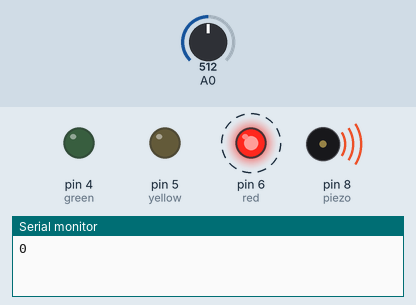
Bench run of a sketch on a simulated Arduino Uno, built with avr-gcc and run on an emulated ATmega328P. On the bench: output pins drawn as LEDs (lit = HIGH), buzzer (waves = sounding), the last lines printed to the serial monitor. Dashed ring = blinking. The test bench sets the inputs (shaded band); at power-on: A0 = 512.

Above: at 1.4 s.
3.9 s: A0 set to 419
7.5 s: A0 set to 382
At 9.8 s:
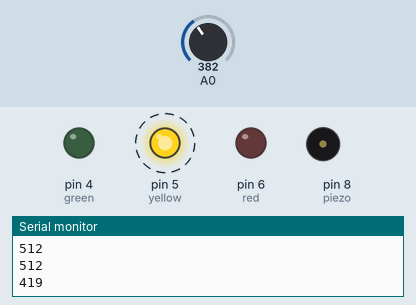
13.0 s: A0 set to 217
16.5 s: A0 set to 192
At 18.3 s:
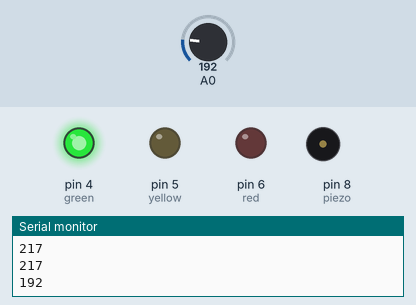
19.9 s: A0 set to 210
At 20.6 s:
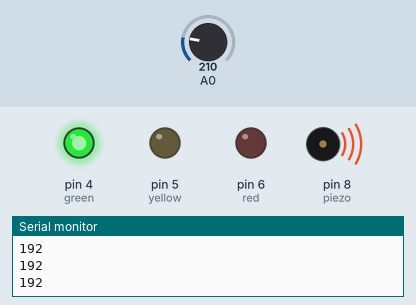
23.4 s: A0 set to 191
At 24.9 s:
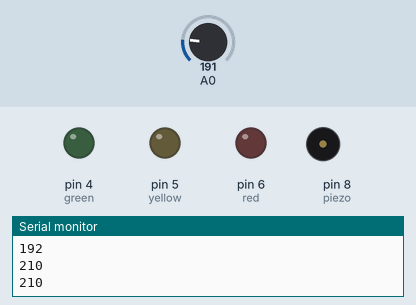
Timing chart, 0 to 26.5 s (numbered marks = the images above; inputs shaded):
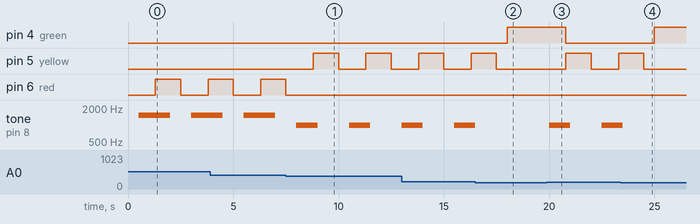

Measured:
- the behaviour switches between 401 and 400 on A0 (found by bisection; images 0 and 1)
- the behaviour switches between 201 and 200 on A0 (found by bisection; images 1 and 2)
- after the input at 7.5 s, pin 5 (yellow): alternates HIGH for 1.2 s and LOW for 1.3 s, starting after 1.3 s; pin 6 (red): goes on until 7.5 s, then stays LOW
- after the input at 16.5 s, pin 4 (green): LOW → HIGH after 1.5 s; pin 5 (yellow): goes on until 17.5 s, then stays LOW; tone on pin 8 (piezo): goes on until 16.5 s, then stays silent
- after the input at 19.9 s, pin 4 (green): HIGH → LOW after 0.90 s; pin 5 (yellow): LOW → HIGH after 0.90 s, → LOW 1.2 s later, → HIGH 1.3 s later; tone on pin 8 (piezo): silent → 1000 Hz after 0.10 s, → silent 1.0 s later, → 1000 Hz 1.5 s later
- after the input at 23.4 s, pin 4 (green): LOW → HIGH after 1.6 s; pin 5 (yellow): goes on until 24.5 s, then stays LOW; tone on pin 8 (piezo): goes on until 23.5 s, then stays silent
- by itself, tone on pin 8 (piezo): alternates 1000 Hz for 1.0 s and silent for 1.5 s

The sketch:

sketch_apr28a.ino
```cpp
int reading;
int piezo = 8;
int red = 6;
int yellow = 5;
int green = 4;

void setup() {
  Serial.begin(9600);

  pinMode(A0, INPUT);
  pinMode(piezo, OUTPUT);
  pinMode(red, OUTPUT);
  pinMode(green, OUTPUT);
  pinMode(yellow, OUTPUT);

  for (int i = 4; i < 7; i++) {
    digitalWrite(i, LOW);
  }
}


void loop() {
  Serial.println(reading);
  delay(500);

  reading = analogRead(A0);

  if (reading > 400) {
    tone (piezo, 1500, 1500);
    delay(800);
    digitalWrite(red, HIGH);
    digitalWrite(green, LOW);
    delay(1200);
    digitalWrite(red, LOW);
  }

  if (reading > 200 && reading < 401) {
    tone (piezo, 1000, 1000);
    delay(800);
    digitalWrite(yellow, HIGH);
    digitalWrite(green, LOW);
    delay(1200);
    digitalWrite(yellow, LOW);
    }

    if (reading < 201) {
        digitalWrite(green, HIGH);
      }
}
```
